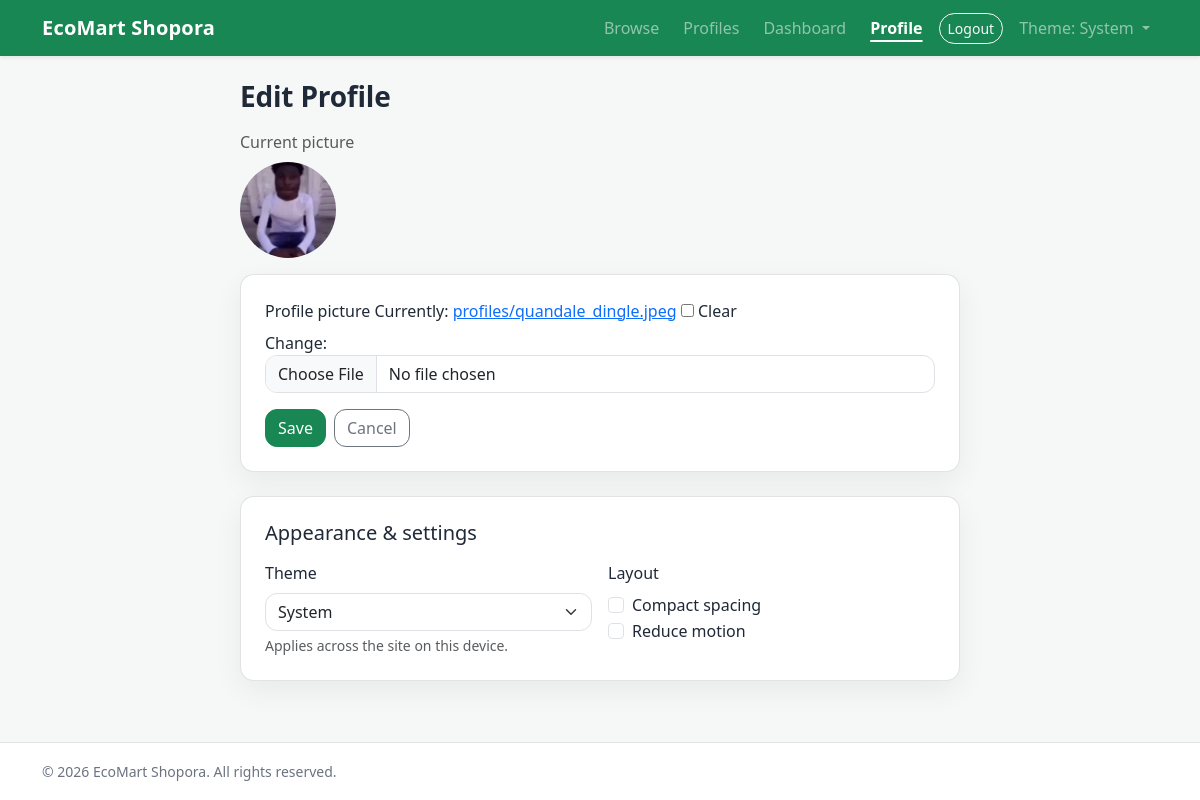
The page /profile/ (signed in) on the database as committed earlier.
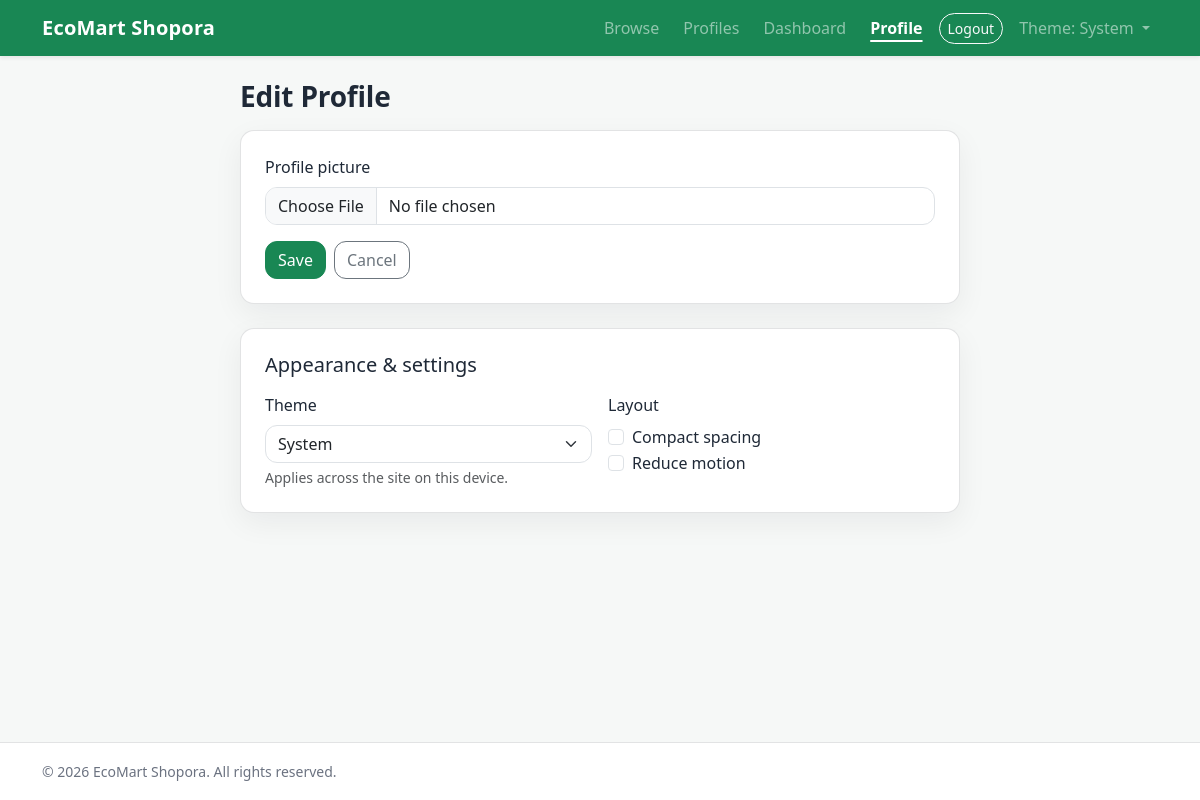
The same page on the database as committed later.
### buyhive/models.py (models this page shows, shortened)
class Profile(models.Model):
    ACCOUNT_BUYER = "buyer"
    ACCOUNT_SELLER = "seller"
    ACCOUNT_STAFF = "staff"
    ACCOUNT_TYPES = (
        (ACCOUNT_BUYER, "Buyer"),
        (ACCOUNT_SELLER, "Seller"),
        (ACCOUNT_STAFF, "Staff"),
    )
    user = models.OneToOneField(
        settings.AUTH_USER_MODEL, on_delete=models.CASCADE, related_name="profile"
    )
    account_type = models.CharField(
        max_length=10, choices=ACCOUNT_TYPES, default=ACCOUNT_BUYER
    )
    profile_picture = models.FileField(upload_to="profiles/", blank=True, null=True)
    created_at = models.DateTimeField(auto_now_add=True)

### buyhive/views.py (the view)
# urls.py: path("profile/", views.profile_edit, name="profile_edit"),
@login_required
def profile_edit(request):
    profile = _get_or_create_profile(request.user)
    form = ProfilePictureForm(request.POST or None, request.FILES or None, instance=profile)
    if request.method == "POST" and form.is_valid():
        form.save()
        messages.success(request, "Profile updated.")
        return redirect("dashboard")
    return render(request, "profile_edit.html", {"form": form, "profile": profile})

### buyhive/forms.py
class ProfilePictureForm(forms.ModelForm):
    class Meta:
        model = Profile
        fields = ("profile_picture",)
        widgets = {
            "profile_picture": forms.ClearableFileInput(
                attrs={"class": "form-control", "accept": "image/*"}
            )
        }

### buyhive/views.py (called while the page is built)
def _get_or_create_profile(user):
    if not user.is_authenticated:
        return None
    profile, _ = Profile.objects.get_or_create(user=user)
    return profile

### buyhive/templates/profile_edit.html (shortened to what this page needs)
{% extends 'base.html' %}
{% block content %}
  <div class="mx-auto" style="max-width: 720px;">
    <h1 class="bh-page-title h3 mb-3">Edit Profile</h1>
    {% if profile.profile_picture %}
      <div class="mb-3">
        <div class="text-muted mb-2">Current picture</div>
        <img
          src="{{ profile.profile_picture.url }}"
          alt="Profile picture"
          style="width: 96px; height: 96px; object-fit: cover; border-radius: 999px;"
        />
      </div>
    {% endif %}
    <div class="bh-surface p-4 mb-4">
      <form method="post" enctype="multipart/form-data">
        <div class="mb-3">
          <label class="form-label">Profile picture</label>
          {{ form.profile_picture }}
        </div>
        <div class="d-flex flex-wrap gap-2">
          <button class="btn btn-success" type="submit">Save</button>
          <a class="btn btn-outline-secondary" href="{% url 'dashboard' %}">Cancel</a>
        </div>
      </form>
    </div>
    <div class="bh-surface p-4" data-bh-settings>
      <h2 class="h5 mb-3">Appearance &amp; settings</h2>
      <div class="row g-3">
        <div class="col-12 col-md-6">
          <label class="form-label">Theme</label>
          <select class="form-select" data-bh-setting="theme">
            <option value="system">System</option>
          </select>
          <div class="form-text">Applies across the site on this device.</div>
        </div>
        <div class="col-12 col-md-6">
          <label class="form-label">Layout</label>
          <div class="form-check">
            <input class="form-check-input" type="checkbox" id="bhCompact" data-bh-setting="compact">
            <label class="form-check-label" for="bhCompact">Compact spacing</label>
          </div>
          <div class="form-check">
            <input class="form-check-input" type="checkbox" id="bhReduceMotion" data-bh-setting="reduce-motion">
            <label class="form-check-label" for="bhReduceMotion">Reduce motion</label>
          </div>
        </div>
      </div>
    </div>
  </div>
{% endblock %}

Rows that differ between the two databases and show on the page:
changed Profile: profile_picture: picture removed
Other text that changed with them:
form field profile_picture: "☐" → (not shown)
text no longer shown: "Current picture Currently: profiles/quandale_dingle.jpeg Clear Change:"
